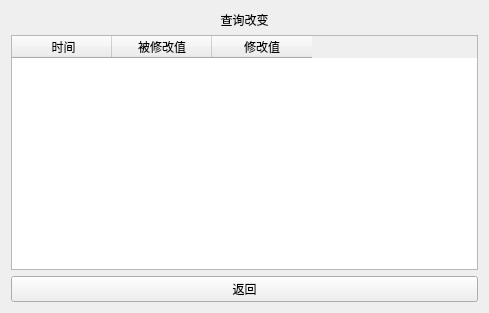
<?xml version="1.0" encoding="UTF-8"?>
<ui version="4.0">
 <class>query_change_voltage</class>
 <widget class="QWidget" name="query_change_voltage">
  <property name="geometry">
   <rect>
    <x>0</x>
    <y>0</y>
    <width>489</width>
    <height>313</height>
   </rect>
  </property>
  <property name="windowTitle">
   <string>Form</string>
  </property>
  <layout class="QGridLayout" name="gridLayout">
   <item row="0" column="0">
    <layout class="QVBoxLayout" name="verticalLayout">
     <item>
      <widget class="QLabel" name="label">
       <property name="sizePolicy">
        <sizepolicy hsizetype="Minimum" vsizetype="Minimum">
         <horstretch>0</horstretch>
         <verstretch>0</verstretch>
        </sizepolicy>
       </property>
       <property name="text">
        <string>查询改变</string>
       </property>
       <property name="alignment">
        <set>Qt::AlignCenter</set>
       </property>
      </widget>
     </item>
     <item>
      <widget class="QTableWidget" name="tableWidget">
       <column>
        <property name="text">
         <string> 时间</string>
        </property>
        <property name="textAlignment">
         <set>AlignHCenter|AlignVCenter|AlignCenter</set>
        </property>
       </column>
       <column>
        <property name="text">
         <string>被修改值</string>
        </property>
        <property name="textAlignment">
         <set>AlignHCenter|AlignVCenter|AlignCenter</set>
        </property>
       </column>
       <column>
        <property name="text">
         <string>修改值</string>
        </property>
        <property name="textAlignment">
         <set>AlignHCenter|AlignVCenter|AlignCenter</set>
        </property>
       </column>
      </widget>
     </item>
     <item>
      <widget class="QPushButton" name="pushButton">
       <property name="sizePolicy">
        <sizepolicy hsizetype="Minimum" vsizetype="Minimum">
         <horstretch>0</horstretch>
         <verstretch>0</verstretch>
        </sizepolicy>
       </property>
       <property name="text">
        <string>返回</string>
       </property>
      </widget>
     </item>
    </layout>
   </item>
  </layout>
 </widget>
 <resources/>
 <connections/>
</ui>
